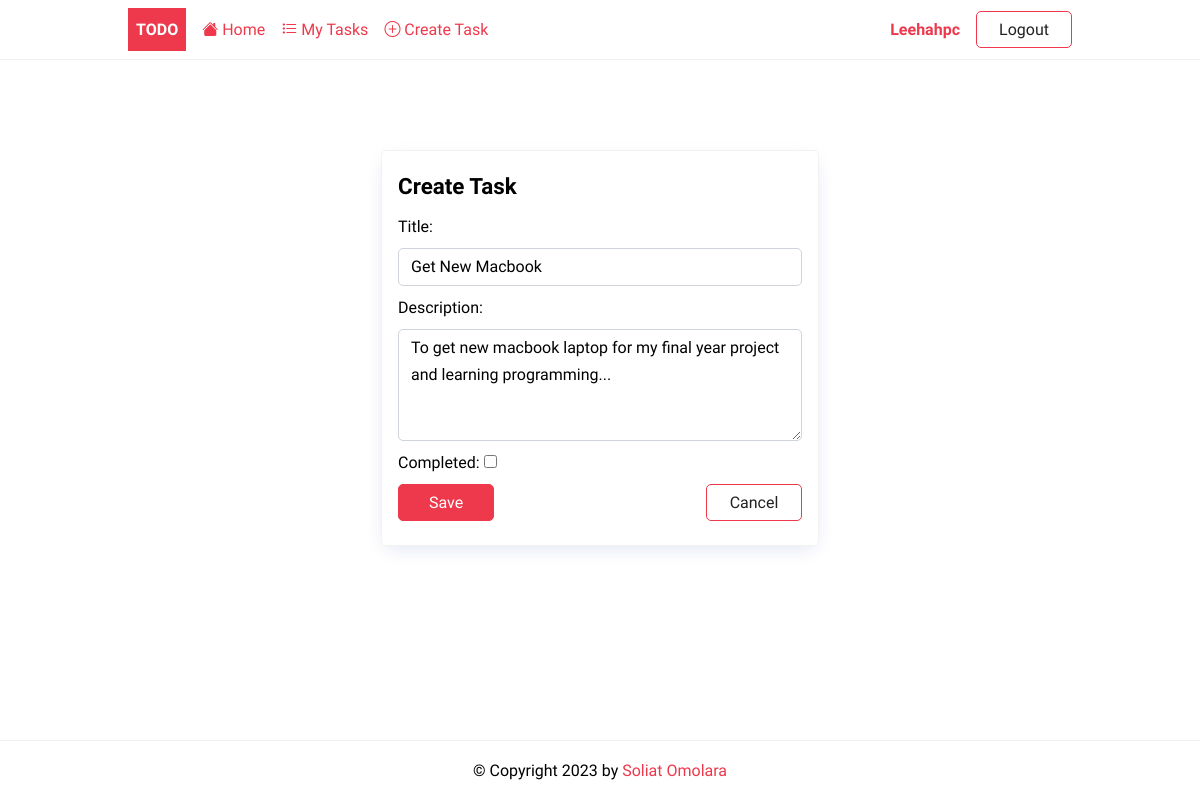
Page /details/update/1 (signed in) on the earlier database version.
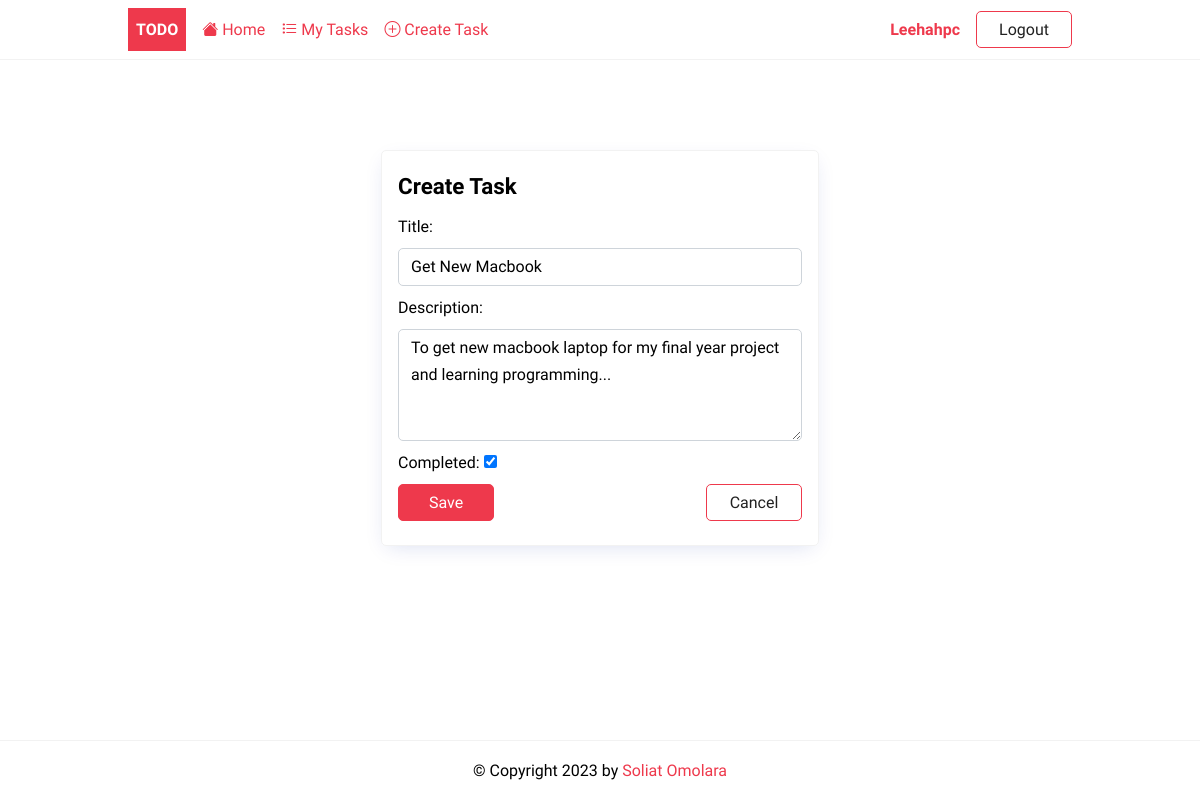
Same page on the later database version.
### todoapp/models.py (models this page shows, shortened)
class Todo(models.Model):
    user = models.ForeignKey(User, on_delete=models.CASCADE, null=True, blank=True)
    title = models.CharField(max_length=250)
    description = models.TextField(null=True, blank=True)
    completed = models.BooleanField(default=False)
    created = models.DateTimeField(auto_now_add=True)

### todoapp/views.py (the view, shortened to what this page needs)
# urls.py: path('details/update/<int:pk>', TodoUpdate.as_view(), name='update'),
class TodoUpdate(LoginRequiredMixin,UpdateView):
    model = Todo
    fields = ['title', 'description', 'completed']
    success_url = reverse_lazy('tasks')
    def get_queryset(self):
        base_qs = super(TodoUpdate, self).get_queryset()
        return base_qs.filter(user=self.request.user)

### todoapp/templates/todoapp/todo_form.html (shortened to what this page needs)
{%extends 'todoapp/base.html'%}
{%block content%}
<div class="center">
	<form method="post" novalidate class="card">
	 	<h2>{% if task %} Update {%else %} Create {%endif%} Task</h2>
		{% for field in form %}
			{% if field.name == 'completed' %}
				<p>
					{{ field.label_tag }}
					{{ field }}
				</p>
			{% else %}
	    		{{ field.label_tag }}
	        	{{ field }}
	        {% endif %}
		{% endfor %}
		<div class="form-buttons">
			<input type="submit" value="Save" class="btn btn-primary"/>
			<a href="{%url 'tasks'%}" class="btn btn-outline">Cancel</a>
		</div>
	</form>
</div>
{%endblock content%}

Differences in the rows shown:
changed Todo "Get New Macbook": completed "☐" → "☑"
